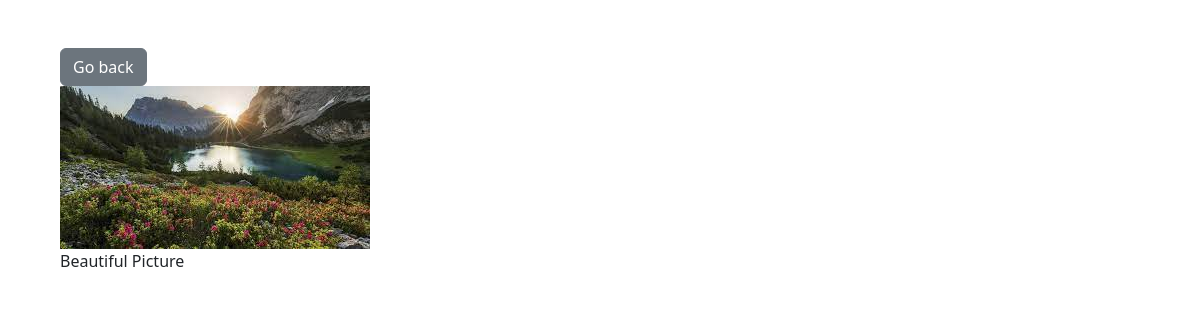
The page /photo/2 on the database its author committed.
### photos/models.py (models this page shows, shortened)
class Photo(models.Model):
    category=models.ForeignKey(Category,on_delete=models.SET_NULL,null=True,blank=False)
    image= models.ImageField(null=False,blank=False)
    description=models.TextField()

### photos/views.py (the view)
# urls.py: path('photo/<str:pk>',views.photos,name='photos'),
def photos(request,pk):
    photos= Photo.objects.get(id=pk)
    context={
        'photos':photos
    }
    return render(request,'photos/photo.html',context)

### photos/templates/photos/photo.html (shortened to what this page needs)
<!DOCTYPE html>
<html lang="en">
  <head>
    <link
      href="https://cdn.jsdelivr.net/npm/bootstrap@5.3.0/dist/css/bootstrap.min.css"
      rel="stylesheet"
    />
  </head>
  <body class="m-5">
    <div class="container">
      <div class="row justify-content-center">
        <div class="col">
          <a href="{% url 'photos:gallery' %}" class="btn btn-secondary"
            >Go back</a
          >
          <div style="height: 90vh">
            <img
                style="max-width: 100%; max-height: 100%;"
                src="{{ photos.image.url }}"
              alt=""
            />
            <p>
              {{ photos.description }}
            </p>
          </div>
        </div>
      </div>
    </div>
  </body>
</html>

### rows shown on the page
Photo: image (picture), description "Beautiful Picture"
